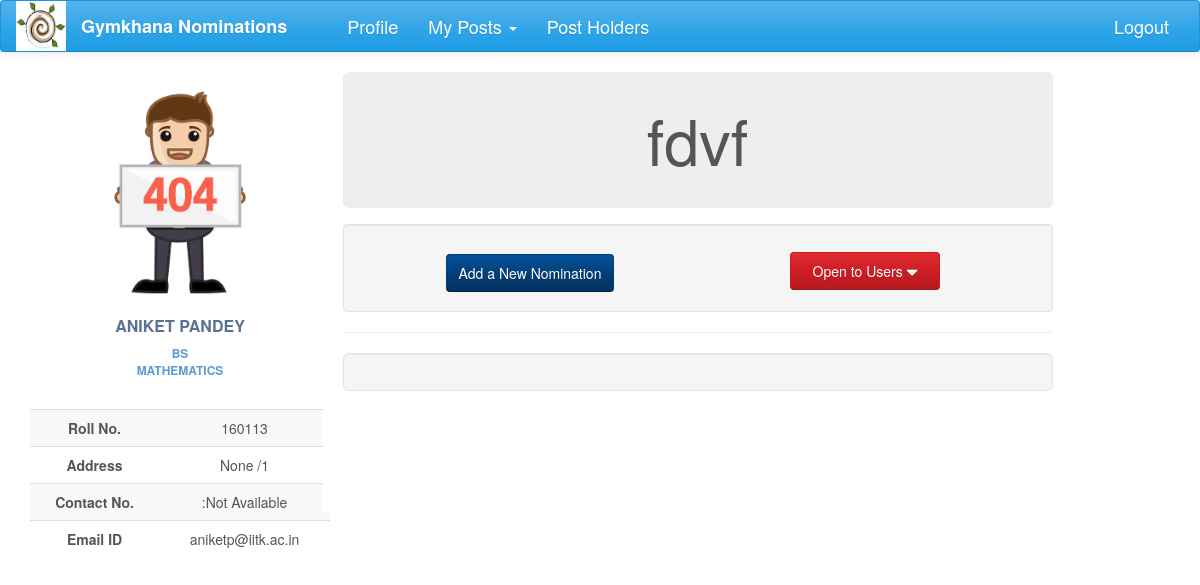
The app's page /nominations/group_nomi_detail/16/ (signed in), older data.
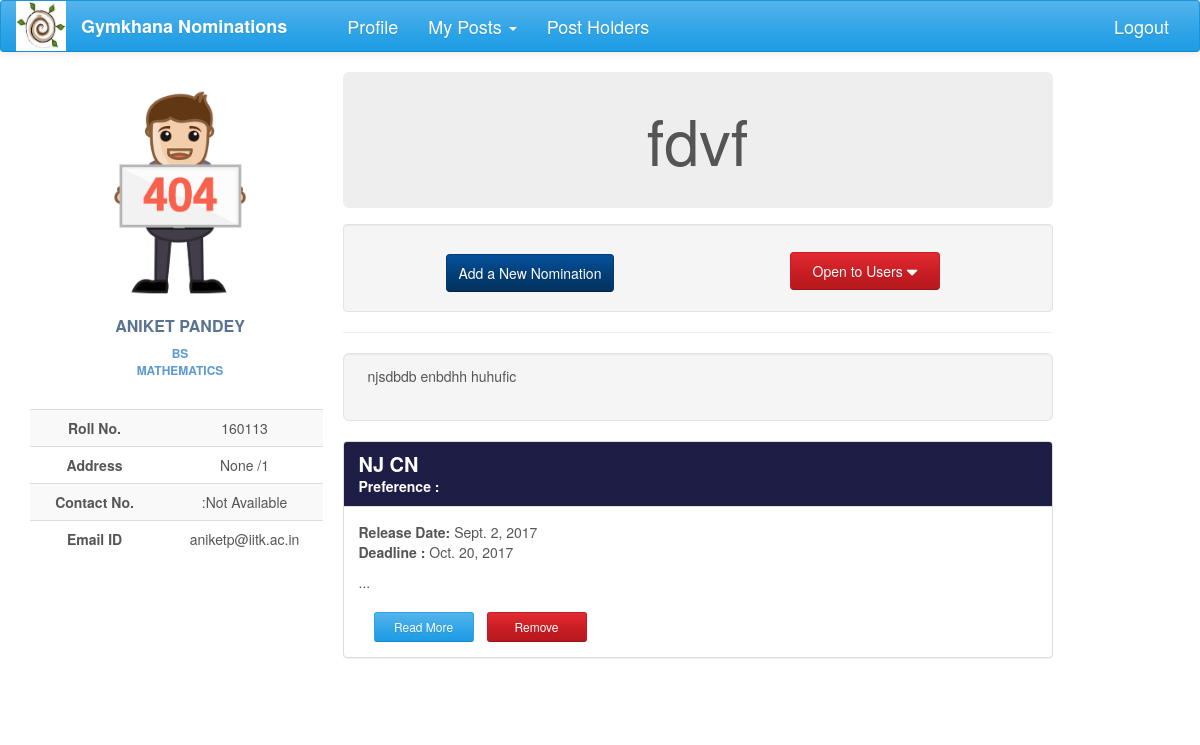
The same page, newer data.
### nomi/models.py (models this page shows, shortened)
class GroupNomination(models.Model):
    name = models.CharField(max_length=2000, null=True)
    description = models.TextField(max_length=5000, null=True, blank=True)
    nominations = models.ManyToManyField(Nomination, symmetrical=False, blank=True)
    status = models.CharField(max_length=50, choices=G_STATUS, default='created')
    opening_date = models.DateField(null=True, blank=True, default=timezone.now)
    deadline = models.DateField(null=True, blank=True)
    approvals = models.ManyToManyField(Post, related_name='group_approvals', symmetrical=False, blank=True)
    tags = models.ManyToManyField(Club, related_name='club_group', symmetrical=False, blank=True)

class Nomination(models.Model):
    name = models.CharField(max_length=200)
    description = models.TextField(max_length=20000, null=True, blank=True)
    nomi_post = models.ForeignKey(Post, null=True)
    nomi_form = models.OneToOneField('forms.Questionnaire', null=True)
    nomi_session = models.IntegerField(null=True)
    status = models.CharField(max_length=50, choices=STATUS, default='Nomination created')
    result_approvals = models.ManyToManyField(Post, related_name='result_approvals', symmetrical=False, blank=True)
    nomi_approvals = models.ManyToManyField(Post, related_name='nomi_approvals', symmetrical=False, blank=True)
    group_status = models.CharField(max_length=50, choices=GROUP_STATUS, default='normal')
    tags = models.ManyToManyField(Club, related_name='club_nomi', symmetrical=False, blank=True)
    opening_date = models.DateField(null=True, blank=True)
    re_opening_date = models.DateField(null=True, blank=True, editable=True)
    deadline = models.DateField(null=True, blank=True, editable=True)
    interview_panel = models.ManyToManyField(User, related_name='panel', symmetrical=False, blank=True)

### nomi/views.py (the view)
# urls.py: url(r'^group_nomi_detail/(?P<pk>\d+)/$', views.group_nomi_detail, name='group_nomi_detail'),
@login_required
def group_nomi_detail(request, pk):
    group_nomi = GroupNomination.objects.get(pk=pk)
    admin = 0
    for post in request.user.posts.all():
        if post in group_nomi.approvals.all():
            admin = post
    form_confirm = ConfirmApplication(request.POST or None)
    if form_confirm.is_valid():
        for nomi in group_nomi.nominations.all():
            nomi.open_to_users()
        group_nomi.status = 'out'
        group_nomi.save()
    return render(request, 'group_detail.html', {'group_nomi': group_nomi, 'admin': admin,
                                                 'form_confirm': form_confirm})

### nomi/global_contexts.py (called while the page is built)
def context(request):
    if request.user.is_authenticated:
        try:
            my_profile = UserProfile.objects.get(user=request.user)
            my_posts = Post.objects.filter(post_holders=request.user)
            interviews = Nomination.objects.filter(interview_panel=request.user).exclude(status = "Work done")
            length = len(my_posts)
            senate = False
            for post in my_posts:
                if post.perms == 'can ratify the post':
                    senate = True
            return {'my_posts': my_posts, 'my_profile': my_profile, 'senate': senate, 'length': length,
                    'interviews': interviews}
        except ObjectDoesNotExist:
            return {'my_posts': 0, 'my_profile': 0}
    else:
        return {'my_posts': 0, 'my_profile': 0}

### nomi/models.py (called while the page is built)
    def image_url(self):
        if self.user_img and hasattr(self.user_img, 'url'):
            return self.user_img.url
        else:
            return '/static/nomi/img/banner.png'

### nomi/templates/group_detail.html (shortened to what this page needs)
{% extends 'base2.html' %}
{% load staticfiles %}
{% load bootstrap %}
{% block content %}
<div class="profile-content">
    <div class="jumbotron">
        <div class="jumbotron-title">
            <h1 style="text-align: center">{{group_nomi.name}}</h1>
        </div>
    </div>
    {% if admin %}
    {% if group_nomi.status == 'created' %}
    <div class="well" style="margin-top: -1em">
            <div class="container-fluid text-center">
                <div class="row">
                    <div class="col-lg-6"><a href="{% url 'add_to_group' pk=admin.pk gr_pk=group_nomi.pk %}">
                        <div style="width: auto" class="btn read-more-button btn-info"> Add a New Nomination </div>
                        </a>
                    </div>
                    <div class="col-lg-6" style="margin-top: 0.6em">
                        <div class="btn-group">
                             <button class="btn btn-secondary btn-danger dropdown-toggle" type="button"
                                     id="dropdownMenuButton" data-toggle="dropdown" aria-haspopup="true" aria-expanded="false">
                                 Open to Users
                                 <i class="fa fa-caret-down  fa-lg" aria-hidden="true"></i>
                            </button>
                        </div>
                    </div>
                </div>
            </div>
    </div>
    {% endif %}
    {% endif %}
    <hr>
    <div class="well well-lg">
        <p style="text-align: justify" class="text-center" >
            {% autoescape off %}
            {{group_nomi.description|linebreaks}}
            {% endautoescape %}
        </p>
    </div>
     <div>
         {% for nomi in group_nomi.nominations.all %}
             <div class="panel panel-success">
                <div class="panel-heading" style="background-color: #1e1d46">
                    <h3 class="panel-title" style="font-weight: bolder; font-size: 20px">{{ nomi.name.upper }}</h3>
                    <span style="font-weight: bolder">Preference : </span>
                </div>
                <div class="panel-body">
                    <div><span style="font-weight: bold">Release Date: </span> {{nomi.opening_date}}</div>
                    <p><span style="font-weight: bolder"> Deadline :  </span>{{nomi.deadline}}</p>
                    <p>{{nomi.brief_desc}} ...</p>
                    <div class="col-lg-2">
                        <a href="{% url 'nomi_detail' nomi_pk=nomi.pk %}"
                           class="btn btn-sm read-more-button btn-primary">Read More</a>
                    </div>
                    {% if admin %}
                        {% if group_nomi.status == 'created' %}
                            <div class="col-lg-3">
                             <a href="{% url 'remove_from_group' nomi_pk=nomi.pk  gr_pk=group_nomi.pk %}"
                                class="btn btn-sm read-more-button btn-danger">Remove</a>
                            </div>
                        {% endif %}
                    {% endif %}
                </div>
            </div>
         {% endfor %}
     </div>
</div>
{% endblock %}

Row changes from the older to the newer data that the page shows:
changed GroupNomination "fdvf": description (not shown) → "njsdbdb enbdhh huhufic"
now on this page (row edited): Nomination: name "NJ CN", opening_date "Sept. 2, 2017", deadline "Oct. 20, 2017"
